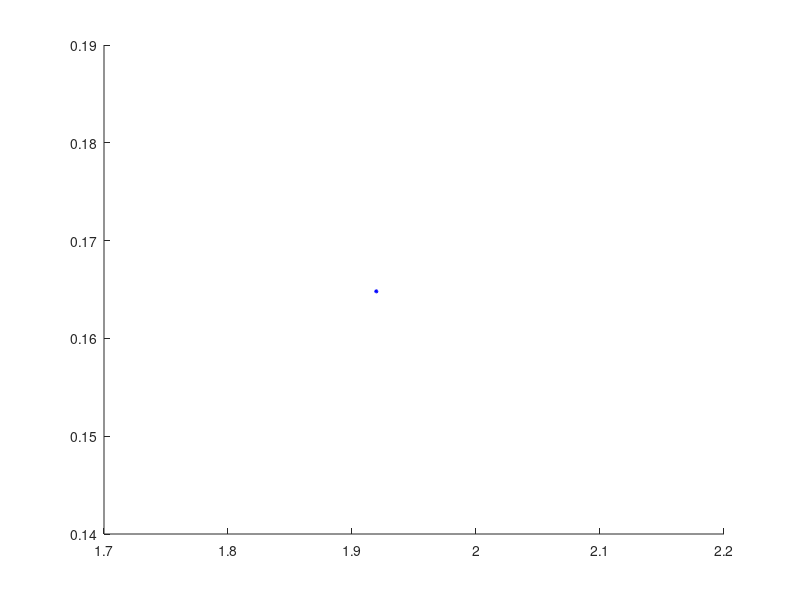

The MATLAB script that drew this image: (Note: this script raises an error after producing the figure.)



% tic; % timer
clear; clc; hold on;
i = 1; % iterator
b = 15; h = 15; % base & height
AP = [b/2 h/2]; % central AP
nSTAs = 10; % number of stations
P_tx = 21; % transmitted power by AP in dBm

draw = 1; % 1 - to plot the room, 0 - to not plot.

lambda = 2.06;  % attenuation factor
L_o = 54.1200;  % path loss intercept
k = 5.25;       % attenuation of each wall
W = 0.1467;     % average number of traversed walls per meter

coordinates = zeros(nSTAs,2);  % initialize matrix coordinates 
distance = zeros(nSTAs,1);     % initialize array distance
P_rx = zeros(nSTAs,1);         % initialize array received power

while i <= nSTAs
    
    % random position generation of STAs
    j = 1;
    xSTA = rand*b; % x random position
    coordinates(i,j) = xSTA; 
    j = 2;
    while j == 2
        ySTA = rand*h; % y random position 
        coordinates(i,j) = ySTA;
        break;
    end
    if (draw == 1); plot(xSTA, ySTA, "*b", 'MarkerSize', 3); end % plots the STA
    
    distance(i) = distanceToAP(AP,coordinates(i,1),coordinates(i,2));
    P_rx(i) = STAPowerReceived(P_tx, distance(i), lambda, L_o, k, W); % received power
    fprintf("--------------- STA number %d ---------------\n\n", i);
    SingleSTA_throughput(P_rx(i));
    i = i+1;
end

MaxCycles = 5;
time = 0;
prob_err = 0.1;
SuccTx = zeros(1, nSTAs);
Throughput = zeros(1, nSTAs);

for i = 1:MaxCycles

    for j = 1:nSTAs
        Ts = TxToSTA(j); % transmition time of each station
        %wifiTransmissionTimeBasic()

        if (rand() < prob_err) 
            SuccTx(j) = SuccTx(j) + 1; % successful transmissions/cycle in each STA
        end

        time = time + Ts; % time addition
    end

end

for s = 1:NSTas
    Throughput(s) = L * TxToSTA(s) / time;
end

distance = sort(distance,'ascend');
P_rx = sort(P_rx,'descend');

drawScenario(draw, b, h, P_rx, distance); %end

% toc; % timer